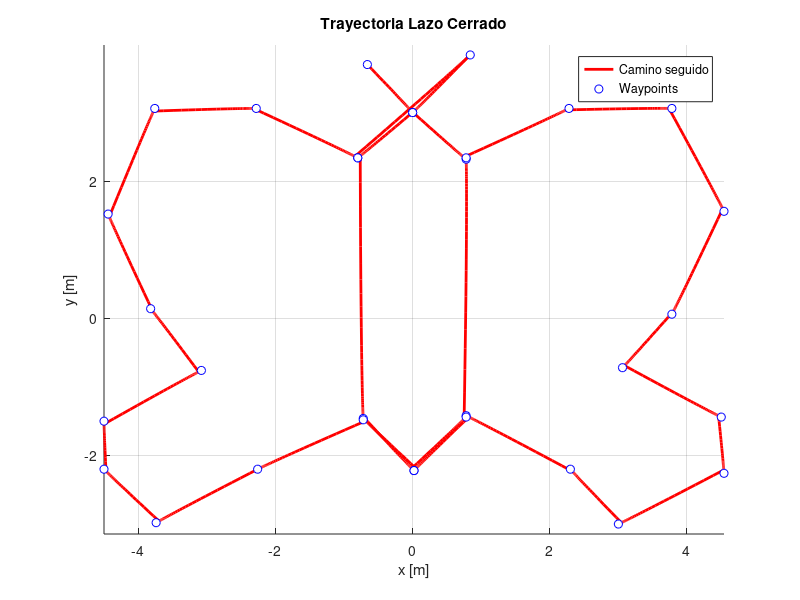
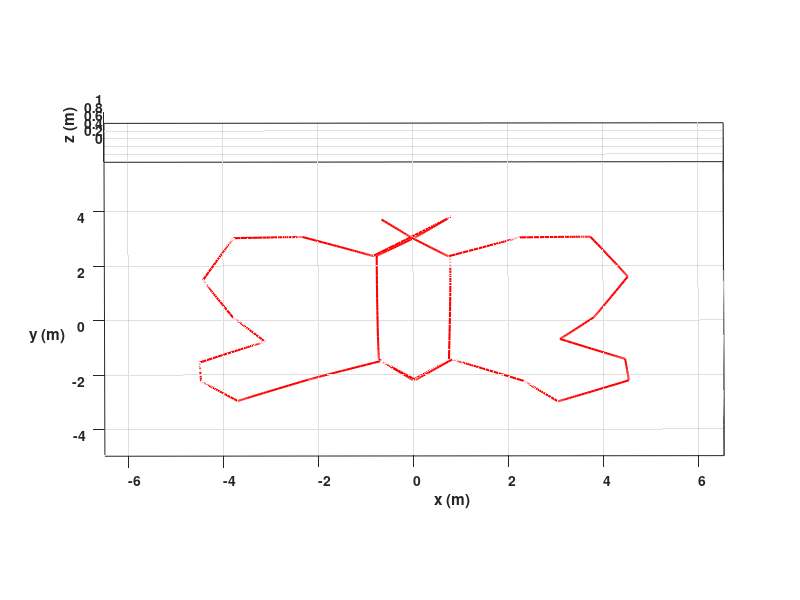

The MATLAB script that drew these images, in order: (Note: this script raises an error after producing the figures.)
%% 0) Limpieza y parámetros =================================================
clear all; close all; clc;

waypoints = [
   -0.66, 3.7;
    0, 3;
    0.78, 2.32;
    2.28, 3.06;
    3.78, 3.06;
    4.54, 1.56;
    3.78, 0.06;
    3.06, -0.72;
    4.5, -1.44;
    4.54, -2.26;
    3, -3;
    2.3, -2.2;
    0.78, -1.42;
    0.02, -2.22;
   -0.72, -1.46;
   -2.26, -2.2;
   -3.74, -2.98;
   -4.5, -2.2;
   -4.5, -1.5;
   -3.08, -0.76;
   -3.82, 0.14;
   -4.44, 1.52;
   -3.76, 3.06;
   -2.28, 3.06;
   -0.8, 2.34;
    0.84, 3.84;
    0, 3;
   -0.8, 2.34;
   -0.72, -1.48;
    0.02, -2.22;
    0.78, -1.44;
    0.78, 2.34;
];

numWP = size(waypoints,1);

% Parámetros de simulación
ts = 0.1;                     % paso de tiempo [s]
maxSteps = 20000;             % tope de iteraciones

% Ganancias y umbrales
K_rho    = 1.0;               % ganancia de distancia
K_alpha  = 2.0;               % ganancia angular
rho_th   = 0.05;              % umbral de proximidad [m]
alpha_th = 0.01;              % umbral angular [rad]

% Prealocar (se recortará al final)
x    = zeros(maxSteps,1);
y    = zeros(maxSteps,1);
phi  = zeros(maxSteps,1);
v    = zeros(maxSteps-1,1);
w    = zeros(maxSteps-1,1);
Error= zeros(maxSteps-1,1);

% Inicio en primer waypoint
x(1)   = waypoints(1,1);
y(1)   = waypoints(1,2);
phi(1) = pi/2;                % orientación inicial

step = 1;                     % índice para grabar datos

%% 1) Bucle sobre cada destino =====================================
for i = 2:numWP
  xd = waypoints(i,1);
  yd = waypoints(i,2);
  rho = hypot(xd-x(step), yd-y(step));   % distancia inicial
  
  while rho > rho_th && step < maxSteps
    dx = xd - x(step);
    dy = yd - y(step);
    rho = hypot(dx,dy);
    theta_d = atan2(dy, dx);
    alpha = atan2(sin(theta_d - phi(step)), cos(theta_d - phi(step)));
    
    if abs(alpha) > alpha_th          % “gira”
      v(step) = 0;
      w(step) = K_alpha*alpha;
    else                              % “avanza”
      v(step) = K_rho*rho;
      w(step) = 0;
    end
    
    % Integración (Euler)
    phi(step+1) = phi(step) + w(step)*ts;
    x(step+1)   = x(step)   + v(step)*cos(phi(step))*ts;
    y(step+1)   = y(step)   + v(step)*sin(phi(step))*ts;
    Error(step) = rho;
    
    step = step + 1;
  end
end

% Recortar vectores
x    = x(1:step);
y    = y(1:step);
phi  = phi(1:step);
v    = v(1:step-1);
w    = w(1:step-1);
Error= Error(1:step-1);

%% 2) Gráfica 2‑D de la trayectoria ================================
figure(1); clf; hold on; grid on; axis equal
plot(x, y, 'r-', 'LineWidth', 2);
plot(waypoints(:,1), waypoints(:,2), 'bo', 'MarkerFaceColor','w');
xlabel('x [m]'); ylabel('y [m]');
title('Trayectoria Lazo Cerrado');
legend('Camino seguido','Waypoints','Location','Best');

%% 3) Animación 3‑D estilo MobileRobot_5 ===========================
scene = figure(2); clf
set(scene,'Color','white','Position',get(0,'ScreenSize'));
set(gca,'FontWeight','bold');
axis equal; grid on; box on;
xlabel('x (m)'); ylabel('y (m)'); zlabel('z (m)');
view([-0.1 35]);

% Límites automáticos con margen
margin = 2;
axis([min(x)-margin max(x)+margin  ...
      min(y)-margin max(y)+margin  ...
      0 1]);

hold on
plot3(x, y, zeros(size(x)), 'r-', 'LineWidth',1.5); 

scale = 4;           
MobileRobot_5;          

% Dibujo inicial del robot
H1 = MobilePlot_4(x(1), y(1), phi(1), scale); hold on
H2 = plot3(x(1), y(1), 0, 'g.', 'MarkerSize', 20);   % marca inicio

% Bucle de animación
N = length(x);
stepAnim = 1;              % 10 fps aprox. (ts = 0.1 s)
for k = 1:stepAnim:N
    delete(H1);           
    H1 = MobilePlot_4(x(k), y(k), phi(k), scale);  
    pause(ts);             % sincronizado al paso de muestreo
end

%% 4) Subplots de v, w y error ====================================
figure(3); clf; set(gcf,'Position',[50 50 600 700])
t = (0:length(v)-1)*ts;

subplot(3,1,1)
plot(t, v,'b','LineWidth',1.5); grid on
ylabel('v [m/s]'); title('Velocidad Lineal')

subplot(3,1,2)
plot(t, w,'g','LineWidth',1.5); grid on
ylabel('\omega [rad/s]'); title('Velocidad Angular')

subplot(3,1,3)
plot(t, Error,'r','LineWidth',1.5); grid on
xlabel('Tiempo [s]'); ylabel('Error [m]'); title('Error de Posición')
